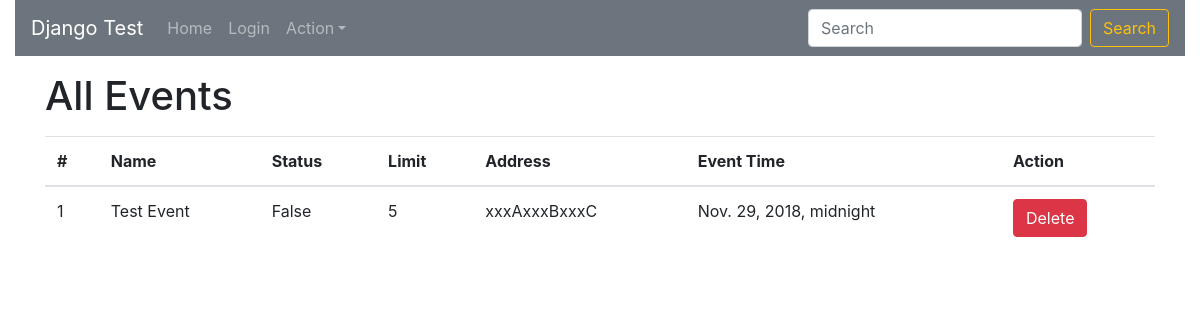
Before: /guest/ with the older database file.
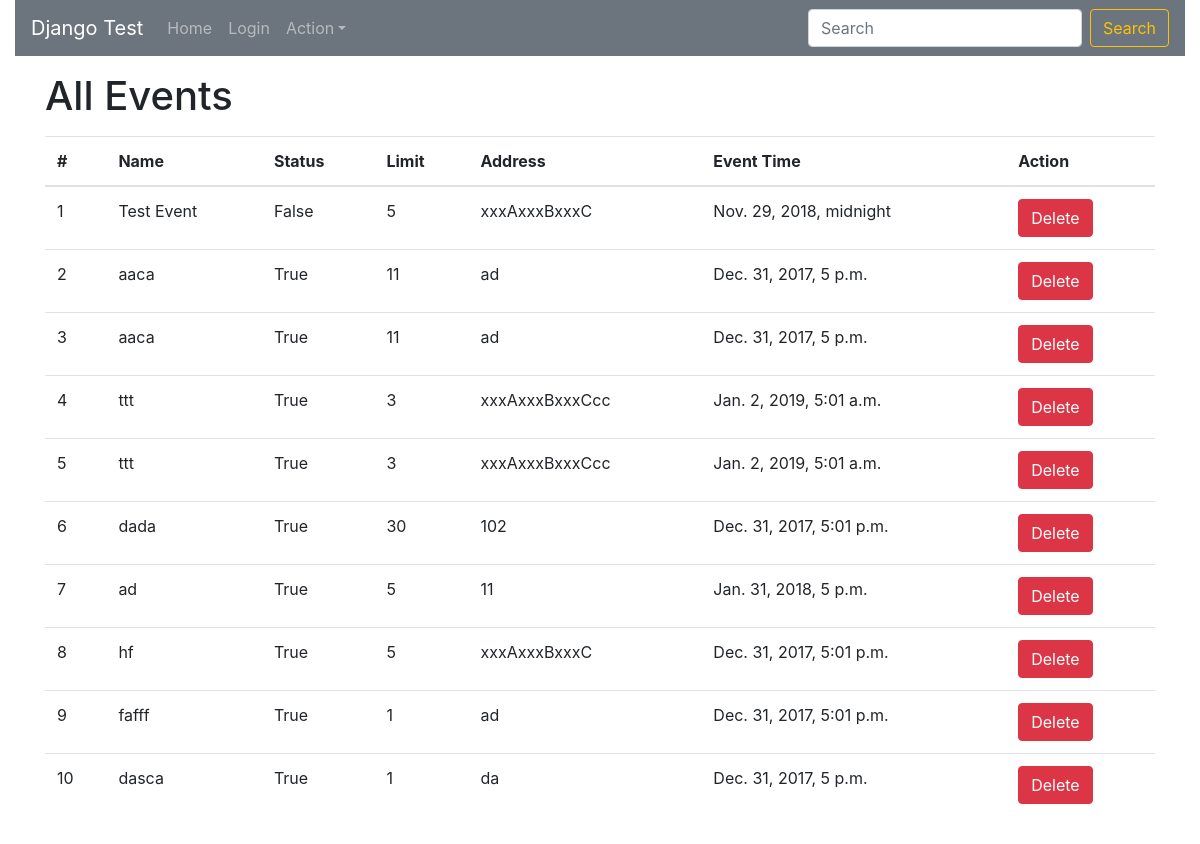
After: the same page with the newer database file.
### sign/models.py (models this page shows, shortened)
class Event(models.Model):
    name = models.CharField(max_length = 100)
    limit = models.IntegerField()
    status = models.BooleanField()
    address = models.CharField(max_length = 200)
    start_time = models.DateTimeField('events time')
    create_time = models.DateTimeField(auto_now = True)

### sign/views.py (the view)
# urls.py: url(r'^guest/$',sign.guest, name='guest'),
def guest(request):
    return render(request,'guest.html',{
        'username': request.session.get('user'),
        'events': Event.objects.all()
    })

### sign/templates/guest.html (shortened to what this page needs)
{% extends 'main.html' %}
{% block content %}
<div class="d-flex align-items-center">
    <h1 class="mb-3 mr-3 d-inline">All Events</h1>
</div>
{% if events %}
<div class="table-responsive">
    <table class="table table-hover">
        <thead>
            <tr>
                <th>#</th>
                <th>Name</th>
                <th>Status</th>
                <th>Limit</th>
                <th>Address</th>
                <th>Event Time</th>
                <th>Action</th>
            </tr>
        </thead>
        <tbody>
            {% for evt in events %}
            <tr>
                <td>{{ evt.id }}</td>
                <td>{{ evt.name }}</td>
                <td>{{ evt.status }}</td>
                <td>{{ evt.limit }}</td>
                <td>{{ evt.address }}</td>
                <td>{{ evt.start_time }}</td>
                <td>
                    <a href="#" class="btn btn-danger">Delete</a>
                </td>
            </tr>
            {% endfor %}
        </tbody>
    </table>
</div>
{% else %}
<div class="alert alert-warning">
    <button type="button" class="close" data-dismiss="alert" aria-hidden="true">&times;</button>
    <strong>Event</strong> Empty...
</div>
{% endif %}
{% endblock %}

### sign/templates/main.html (shortened to what this page needs)
<!DOCTYPE html>
<html lang="en">
<head>
    {% load bootstrap4 %}
    {% bootstrap_css %}
    {% load static %}
    <link rel="stylesheet" href="{% static 'css/main.css' %}">
</head>
<body>
    <div class="container-fluid">
        <nav class="navbar navbar-expand-md navbar-dark bg-secondary">
            <a class="navbar-brand" href="#">Django Test</a>
            <div class="collapse navbar-collapse" id="collapsibleNavId">
                <ul class="navbar-nav mr-auto mt-2 mt-lg-0">
                    <li class="nav-item">
                        <a class="nav-link" href="/">Home</a>
                    </li>
                    {% if username is None %}
                    <li class="nav-item">
                        <a class="nav-link" href="{% url 'login' %}">Login</a>
                    </li>
                    {% endif %}
                    <li class="nav-item dropdown">
                        <a class="nav-link dropdown-toggle" href="#" id="dropdownId" data-toggle="dropdown"
                            aria-haspopup="true" aria-expanded="false">Action</a>
                    </li>
                </ul>
                <form class="form-inline my-2 my-lg-0">
                    <input class="form-control mr-sm-2" type="text" placeholder="Search">
                    <button class="btn btn-outline-warning my-2 my-sm-0" type="submit">Search</button>
                </form>
            </div>
        </nav>
    </div>
    <div class="container py-3">
        {% block content %}{% endblock %}
    </div>
</body>
</html>

Changed rows visible on the page:
added Event: id "2", name "aaca", status "True", limit "11", address "ad", start_time "Dec. 31, 2017, 5 p.m."
added Event: id "3", name "aaca", status "True", limit "11", address "ad", start_time "Dec. 31, 2017, 5 p.m."
added Event: id "4", name "ttt", status "True", limit "3", address "xxxAxxxBxxxCcc", start_time "Jan. 2, 2019, 5:01 a.m."
added Event: id "5", name "ttt", status "True", limit "3", address "xxxAxxxBxxxCcc", start_time "Jan. 2, 2019, 5:01 a.m."
added Event: id "6", name "dada", status "True", limit "30", address "102", start_time "Dec. 31, 2017, 5:01 p.m."
added Event: id "7", name "ad", status "True", limit "5", address "11", start_time "Jan. 31, 2018, 5 p.m."
added Event: id "8", name "hf", status "True", limit "5", address "xxxAxxxBxxxC", start_time "Dec. 31, 2017, 5:01 p.m."
added Event: id "9", name "fafff", status "True", limit "1", address "ad", start_time "Dec. 31, 2017, 5:01 p.m."
added Event: id "10", name "dasca", status "True", limit "1", address "da", start_time "Dec. 31, 2017, 5 p.m."
